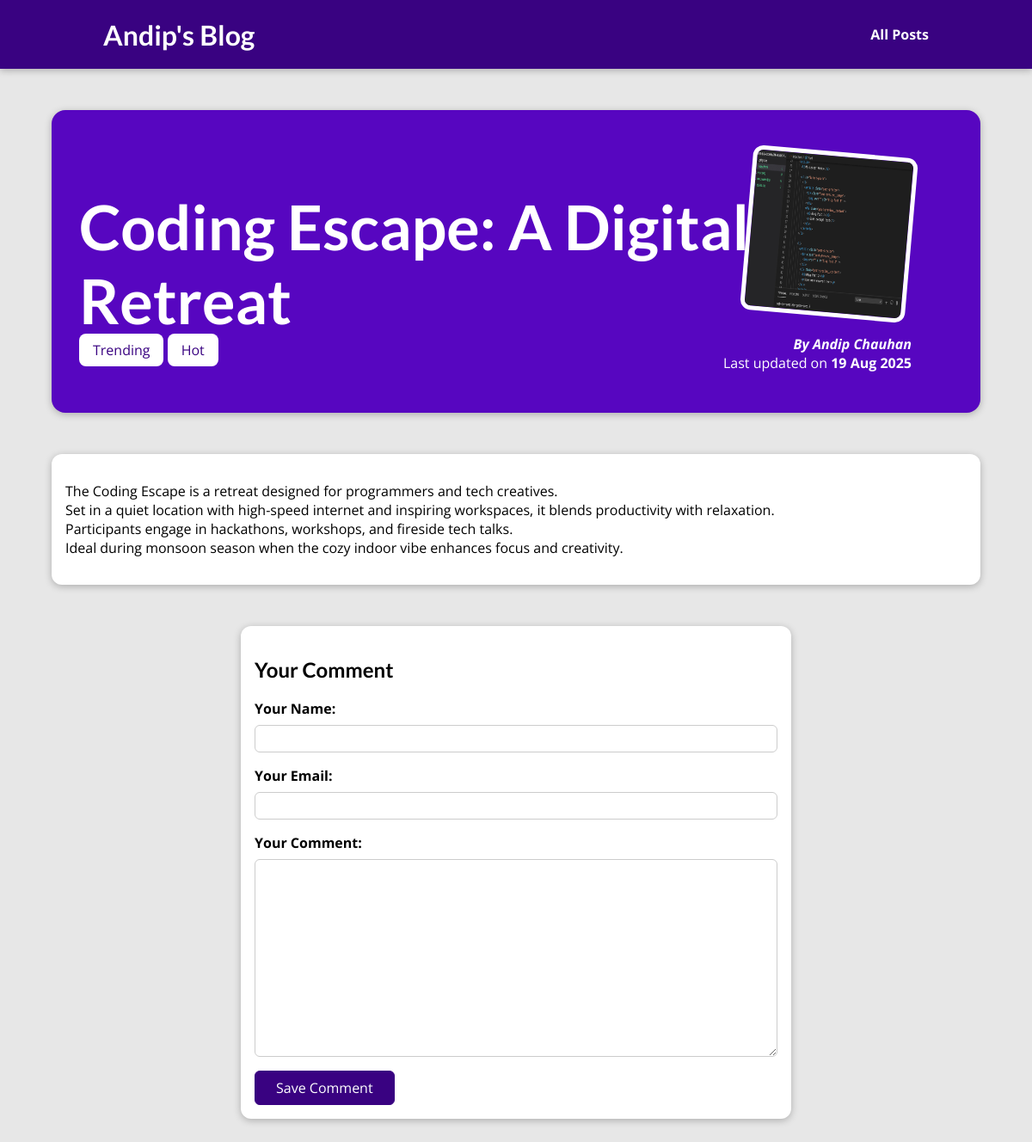
The app's page /posts/coding-escape-a-digital-retreat with its own data.
### blog/models.py (models this page shows, shortened)
class Post(models.Model):
    title = models.CharField(max_length=200)
    excerpt = models.CharField(max_length=300)
    image = models.ImageField(upload_to="posts", null=True)
    date = models.DateField(auto_now_add=True)
    slug = models.SlugField(unique=True, db_index=True)
    content = models.TextField(validators=[MinLengthValidator(10)])
    author = models.ForeignKey(
        Author, on_delete=models.SET_NULL, null=True, related_name="posts"
    )
    tag = models.ManyToManyField(Tag, related_name="posts")

class Tag(models.Model):
    caption = models.CharField(max_length=50)

class Author(models.Model):
    first_name = models.CharField(max_length=100)
    last_name = models.CharField(max_length=100)
    email = models.EmailField(max_length=254)
    def full_name(self):
        return f"{self.first_name} {self.last_name}"
    def __str__(self):
        return self.full_name()

### blog/views.py (the view, shortened to what this page needs)
# urls.py: path('posts/<slug:slug>', views.SinglePostView.as_view(), name='post-detail-page'),   # /posts/<post_title>
class SinglePostView(View):
    def get(self,request, slug):
        target_post = Post.objects.get(slug=slug)
        context = {
            'post' : target_post,
            'post_tags': target_post.tag.all(),
            'comment_form': CommentForm(),
            'comments': target_post.comments.all().order_by("-id")
        }
        return render(request, 'blog/post-detail.html', context)

### blog/forms.py
class CommentForm(forms.ModelForm):
    class Meta:
        model = Comment
        exclude = ["post"]
        labels = {
            "user_name": "Your Name",
            "user_email": "Your Email",
            "text": "Your Comment"
        }

### blog/templates/blog/post-detail.html (shortened to what this page needs)
{% extends "base.html" %}
{% load static %}
{% block css_files %}
<link rel="stylesheet" href="{% static 'blog/post-detail.css' %}">
{% endblock css_files %}
{% block content %}
<section id="summary">
    <h2> {{ post.title }} </h2>
    <div>
        {% for tag in post_tags %}
            <span class="tag">{{ tag.caption }}</span>
        {% endfor %}
    </div>
    <article>
        <img src="{{ post.image.url }}" alt="Post Title">
        <address> <a href="mailto:{{ post.author.email }}"> By {{post.author}}  </a> </address>
        <div>
            Last updated on <time> {{ post.date|date:"d M Y"  }} </time>
        </div>
    </article>
</section>
<main>
   <p> {{ post.content|linebreaks }} </p>
</main>
<section id='comment-form'>
    <h2>Your Comment</h2>
    <form action="{% url "post-detail-page" post.slug %}" method='POST'>
        {% for field in comment_form %}
        <div class="form-control {% if field.errors %}invalid{% endif %}">
            {{ field.label_tag }}
            {{ field }}
        </div>
        {% endfor %}
        <button>Save Comment</button>
    </form>
</section>
{% endblock content %}

### static/app.css (style rules this page uses)
* { box-sizing: border-box; }
html { font-family: 'Open Sans', 'Lato', sans-serif; }
body { margin: 0; }
h1, h2, h3 { font-family: 'Lato', sans-serif; font-weight: bold; }

### blog/static/blog/post-detail.css (style rules this page uses)
body { background-color: #e7e7e7; }
#summary { margin: 8rem auto 3rem auto; padding: 2rem; width: 90%; max-width: 90rem; border-radius: 16px; background-color: #5706c0; position: relative; box-shadow: 0 2px 8px rgba(0, 0, 0, 0.25); height: 22rem; }
#summary h2 { color: white; font-size: 4.5rem; margin-bottom: 0.25rem; }
#summary article { position: absolute; top: 2rem; right: 3rem; padding: 1rem 2rem; border-radius: 12px; text-align: right; color: white; }
#summary article img { width: 12rem; height: 12rem; border-radius: 12px; transform: rotateZ(5deg); border: 5px solid white; margin-bottom: 1rem; }
#summary address { font-weight: bold; }
#summary a { color: white; text-decoration: none; }
#summary time { font-weight: bold; }
main { width: 90%; max-width: 90rem; margin: 3rem auto; background-color: white; padding: 1rem; border-radius: 12px; box-shadow: 0 2px 8px rgba(0, 0, 0, 0.25); }
.tag { background-color: white; color: #390281; padding: 0.5rem 1rem; border-radius: 8px; }
#comment-form { margin: 3rem auto; width: 90%; max-width: 40rem; border-radius: 12px; background-color: white; box-shadow: 0 2px 8px rgba(0, 0, 0, 0.25); padding: 1rem; }
#comment-form button { font: inherit; background-color: #390281; color: white; border: 1px solid #390281; padding: 0.5rem 1.5rem; border-radius: 6px; cursor: pointer; }
.form-control { margin-bottom: 1rem; }
.form-control label { font-weight: bold; margin-bottom: 0.5rem; display: block; }
.form-control input, .form-control textarea { display: block; width: 100%; font: inherit; padding: 0.25rem; border-radius: 6px; border: 1px solid #ccc; }

### records on screen
Post: title "Coding Escape: A Digital Retreat", image (picture), author "Andip Chauhan", date "19 Aug 2025", content "The Coding Escape is a retreat designed for programmers and tech creatives. Set in a quiet location with high-speed internet and inspiring workspaces, it blends productivity with relaxation. Participants engage in hackathons, workshops, and fireside tech talks. Ideal during monsoon season when the cozy indoor vibe enhances focus and creativity."
Tag: caption "Trending"
Tag: caption "Hot"

### other values on screen
{{ field.label_tag }} "Your Name:" "Your Email:" "Your Comment:"
